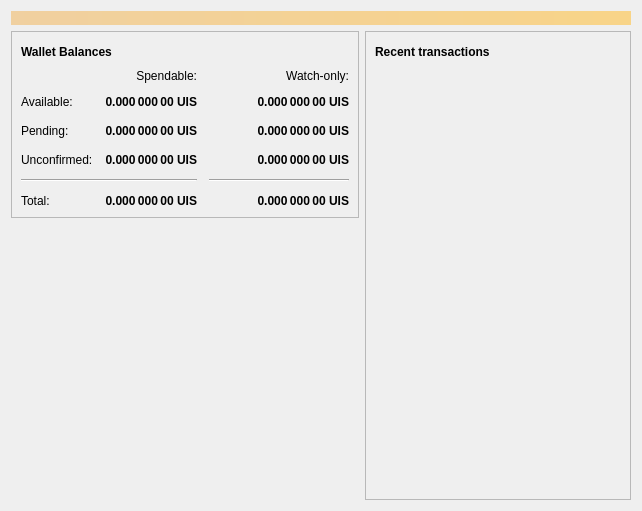
<?xml version="1.0" encoding="UTF-8"?>
<ui version="4.0">
 <class>OverviewPage</class>
 <widget class="QWidget" name="OverviewPage">
  <property name="geometry">
   <rect>
    <x>0</x>
    <y>0</y>
    <width>642</width>
    <height>511</height>
   </rect>
  </property>
  <property name="windowTitle">
   <string>Form</string>
  </property>
  <property name="autoFillBackground">
   <bool>false</bool>
  </property>
  <property name="styleSheet">
   <string notr="true"/>
  </property>
  <layout class="QVBoxLayout" name="topLayout">
   <item>
    <widget class="QLabel" name="labelAlerts">
     <property name="visible">
      <bool>false</bool>
     </property>
     <property name="styleSheet">
      <string notr="true">QLabel { background-color: qlineargradient(x1: 0, y1: 0, x2: 1, y2: 0, stop:0 #F0D0A0, stop:1 #F8D488); color:#000000; }</string>
     </property>
     <property name="wordWrap">
      <bool>true</bool>
     </property>
     <property name="margin">
      <number>3</number>
     </property>
     <property name="textInteractionFlags">
      <set>Qt::TextSelectableByMouse</set>
     </property>
    </widget>
   </item>
   <item>
    <layout class="QHBoxLayout" name="horizontalLayout" stretch="1,1">
     <item>
      <layout class="QVBoxLayout" name="verticalLayout_2">
       <item>
        <widget class="QFrame" name="walletBalanceFrame">
         <property name="frameShape">
          <enum>QFrame::StyledPanel</enum>
         </property>
         <property name="frameShadow">
          <enum>QFrame::Sunken</enum>
         </property>
         <property name="lineWidth">
          <number>2</number>
         </property>
         <property name="midLineWidth">
          <number>1</number>
         </property>
         <layout class="QVBoxLayout" name="verticalLayout_4">
          <item>
           <layout class="QHBoxLayout" name="horizontalLayout_4">
            <item>
             <widget class="QLabel" name="label_5">
              <property name="font">
               <font>
                <weight>75</weight>
                <bold>true</bold>
               </font>
              </property>
              <property name="text">
               <string>Wallet Balances</string>
              </property>
             </widget>
            </item>
            <item>
             <widget class="QPushButton" name="labelWalletStatus">
              <property name="enabled">
               <bool>true</bool>
              </property>
              <property name="maximumSize">
               <size>
                <width>30</width>
                <height>16777215</height>
               </size>
              </property>
              <property name="toolTip">
               <string>The displayed information may be out of date. Your wallet automatically synchronizes with the Unitus network after a connection is established, but this process has not completed yet.</string>
              </property>
              <property name="text">
               <string/>
              </property>
              <property name="icon">
               <iconset resource="../bitcoin.qrc">
                <normaloff>:/icons/warning</normaloff>
                <disabledoff>:/icons/warning</disabledoff>:/icons/warning</iconset>
              </property>
              <property name="iconSize">
               <size>
                <width>24</width>
                <height>24</height>
               </size>
              </property>
              <property name="flat">
               <bool>true</bool>
              </property>
             </widget>
            </item>
            <item>
             <spacer name="horizontalSpacer_3">
              <property name="orientation">
               <enum>Qt::Horizontal</enum>
              </property>
              <property name="sizeHint" stdset="0">
               <size>
                <width>40</width>
                <height>20</height>
               </size>
              </property>
             </spacer>
            </item>
           </layout>
          </item>
          <item>
           <layout class="QGridLayout" name="gridLayout">
            <property name="spacing">
             <number>12</number>
            </property>
            <item row="2" column="2">
             <widget class="QLabel" name="labelWatchPending">
              <property name="font">
               <font>
                <weight>75</weight>
                <bold>true</bold>
               </font>
              </property>
              <property name="cursor">
               <cursorShape>IBeamCursor</cursorShape>
              </property>
              <property name="toolTip">
               <string>Unconfirmed transactions to watch-only addresses</string>
              </property>
              <property name="text">
               <string notr="true">0.000 000 00 UIS</string>
              </property>
              <property name="alignment">
               <set>Qt::AlignRight|Qt::AlignTrailing|Qt::AlignVCenter</set>
              </property>
              <property name="textInteractionFlags">
               <set>Qt::LinksAccessibleByMouse|Qt::TextSelectableByKeyboard|Qt::TextSelectableByMouse</set>
              </property>
             </widget>
            </item>
            <item row="2" column="1">
             <widget class="QLabel" name="labelUnconfirmed">
              <property name="font">
               <font>
                <weight>75</weight>
                <bold>true</bold>
               </font>
              </property>
              <property name="cursor">
               <cursorShape>IBeamCursor</cursorShape>
              </property>
              <property name="toolTip">
               <string>Total of transactions that have yet to be confirmed, and do not yet count toward the spendable balance</string>
              </property>
              <property name="text">
               <string notr="true">0.000 000 00 UIS</string>
              </property>
              <property name="alignment">
               <set>Qt::AlignRight|Qt::AlignTrailing|Qt::AlignVCenter</set>
              </property>
              <property name="textInteractionFlags">
               <set>Qt::LinksAccessibleByMouse|Qt::TextSelectableByKeyboard|Qt::TextSelectableByMouse</set>
              </property>
             </widget>
            </item>
            <item row="3" column="2">
             <widget class="QLabel" name="labelWatchImmature">
              <property name="font">
               <font>
                <weight>75</weight>
                <bold>true</bold>
               </font>
              </property>
              <property name="cursor">
               <cursorShape>IBeamCursor</cursorShape>
              </property>
              <property name="toolTip">
               <string>Mined balance in watch-only addresses that has not yet matured</string>
              </property>
              <property name="text">
               <string notr="true">0.000 000 00 UIS</string>
              </property>
              <property name="alignment">
               <set>Qt::AlignRight|Qt::AlignTrailing|Qt::AlignVCenter</set>
              </property>
              <property name="textInteractionFlags">
               <set>Qt::LinksAccessibleByMouse|Qt::TextSelectableByKeyboard|Qt::TextSelectableByMouse</set>
              </property>
             </widget>
            </item>
            <item row="4" column="0" colspan="2">
             <widget class="Line" name="line">
              <property name="orientation">
               <enum>Qt::Horizontal</enum>
              </property>
             </widget>
            </item>
            <item row="4" column="2">
             <widget class="Line" name="lineWatchBalance">
              <property name="sizePolicy">
               <sizepolicy hsizetype="Preferred" vsizetype="Fixed">
                <horstretch>0</horstretch>
                <verstretch>0</verstretch>
               </sizepolicy>
              </property>
              <property name="minimumSize">
               <size>
                <width>140</width>
                <height>0</height>
               </size>
              </property>
              <property name="orientation">
               <enum>Qt::Horizontal</enum>
              </property>
             </widget>
            </item>
            <item row="3" column="1">
             <widget class="QLabel" name="labelImmature">
              <property name="font">
               <font>
                <weight>75</weight>
                <bold>true</bold>
               </font>
              </property>
              <property name="cursor">
               <cursorShape>IBeamCursor</cursorShape>
              </property>
              <property name="toolTip">
               <string>Mined balance that has not yet matured</string>
              </property>
              <property name="text">
               <string notr="true">0.000 000 00 UIS</string>
              </property>
              <property name="alignment">
               <set>Qt::AlignRight|Qt::AlignTrailing|Qt::AlignVCenter</set>
              </property>
              <property name="textInteractionFlags">
               <set>Qt::LinksAccessibleByMouse|Qt::TextSelectableByKeyboard|Qt::TextSelectableByMouse</set>
              </property>
             </widget>
            </item>
            <item row="2" column="3">
             <spacer name="horizontalSpacer_2">
              <property name="orientation">
               <enum>Qt::Horizontal</enum>
              </property>
              <property name="sizeHint" stdset="0">
               <size>
                <width>40</width>
                <height>20</height>
               </size>
              </property>
             </spacer>
            </item>
            <item row="3" column="0">
             <widget class="QLabel" name="labelImmatureText">
              <property name="text">
               <string>Unconfirmed:</string>
              </property>
             </widget>
            </item>
            <item row="5" column="1">
             <widget class="QLabel" name="labelTotal">
              <property name="font">
               <font>
                <weight>75</weight>
                <bold>true</bold>
               </font>
              </property>
              <property name="cursor">
               <cursorShape>IBeamCursor</cursorShape>
              </property>
              <property name="toolTip">
               <string>Your current total balance</string>
              </property>
              <property name="text">
               <string notr="true">0.000 000 00 UIS</string>
              </property>
              <property name="alignment">
               <set>Qt::AlignRight|Qt::AlignTrailing|Qt::AlignVCenter</set>
              </property>
              <property name="textInteractionFlags">
               <set>Qt::LinksAccessibleByMouse|Qt::TextSelectableByKeyboard|Qt::TextSelectableByMouse</set>
              </property>
             </widget>
            </item>
            <item row="5" column="2">
             <widget class="QLabel" name="labelWatchTotal">
              <property name="font">
               <font>
                <weight>75</weight>
                <bold>true</bold>
               </font>
              </property>
              <property name="cursor">
               <cursorShape>IBeamCursor</cursorShape>
              </property>
              <property name="toolTip">
               <string>Current total balance in watch-only addresses</string>
              </property>
              <property name="text">
               <string notr="true">0.000 000 00 UIS</string>
              </property>
              <property name="alignment">
               <set>Qt::AlignRight|Qt::AlignTrailing|Qt::AlignVCenter</set>
              </property>
              <property name="textInteractionFlags">
               <set>Qt::LinksAccessibleByMouse|Qt::TextSelectableByKeyboard|Qt::TextSelectableByMouse</set>
              </property>
             </widget>
            </item>
            <item row="0" column="2">
             <widget class="QLabel" name="labelWatchonly">
              <property name="text">
               <string>Watch-only:</string>
              </property>
              <property name="alignment">
               <set>Qt::AlignRight|Qt::AlignTrailing|Qt::AlignVCenter</set>
              </property>
             </widget>
            </item>
            <item row="1" column="0">
             <widget class="QLabel" name="labelBalanceText">
              <property name="text">
               <string>Available:</string>
              </property>
             </widget>
            </item>
            <item row="1" column="1">
             <widget class="QLabel" name="labelBalance">
              <property name="font">
               <font>
                <weight>75</weight>
                <bold>true</bold>
               </font>
              </property>
              <property name="cursor">
               <cursorShape>IBeamCursor</cursorShape>
              </property>
              <property name="toolTip">
               <string>Your current spendable balance</string>
              </property>
              <property name="text">
               <string notr="true">0.000 000 00 UIS</string>
              </property>
              <property name="alignment">
               <set>Qt::AlignRight|Qt::AlignTrailing|Qt::AlignVCenter</set>
              </property>
              <property name="textInteractionFlags">
               <set>Qt::LinksAccessibleByMouse|Qt::TextSelectableByKeyboard|Qt::TextSelectableByMouse</set>
              </property>
             </widget>
            </item>
            <item row="1" column="2">
             <widget class="QLabel" name="labelWatchAvailable">
              <property name="font">
               <font>
                <weight>75</weight>
                <bold>true</bold>
               </font>
              </property>
              <property name="cursor">
               <cursorShape>IBeamCursor</cursorShape>
              </property>
              <property name="toolTip">
               <string>Your current balance in watch-only addresses</string>
              </property>
              <property name="text">
               <string notr="true">0.000 000 00 UIS</string>
              </property>
              <property name="alignment">
               <set>Qt::AlignRight|Qt::AlignTrailing|Qt::AlignVCenter</set>
              </property>
              <property name="textInteractionFlags">
               <set>Qt::LinksAccessibleByMouse|Qt::TextSelectableByKeyboard|Qt::TextSelectableByMouse</set>
              </property>
             </widget>
            </item>
            <item row="2" column="0">
             <widget class="QLabel" name="labelPendingText">
              <property name="text">
               <string>Pending:</string>
              </property>
             </widget>
            </item>
            <item row="0" column="1">
             <widget class="QLabel" name="labelSpendable">
              <property name="text">
               <string>Spendable:</string>
              </property>
              <property name="alignment">
               <set>Qt::AlignRight|Qt::AlignTrailing|Qt::AlignVCenter</set>
              </property>
             </widget>
            </item>
            <item row="5" column="0">
             <widget class="QLabel" name="labelTotalText">
              <property name="text">
               <string>&lt;html&gt;&lt;head/&gt;&lt;body&gt;&lt;p&gt;Total:&lt;/p&gt;&lt;/body&gt;&lt;/html&gt;</string>
              </property>
             </widget>
            </item>
           </layout>
          </item>
         </layout>
        </widget>
       </item>
       <item>
        <spacer name="verticalSpacer_3">
         <property name="orientation">
          <enum>Qt::Vertical</enum>
         </property>
         <property name="sizeHint" stdset="0">
          <size>
           <width>20</width>
           <height>40</height>
          </size>
         </property>
        </spacer>
       </item>
      </layout>
     </item>
     <item>
      <layout class="QVBoxLayout" name="verticalLayout_3">
       <item>
        <widget class="QFrame" name="recentTransactionsFrame">
         <property name="sizePolicy">
          <sizepolicy hsizetype="Preferred" vsizetype="Expanding">
           <horstretch>0</horstretch>
           <verstretch>0</verstretch>
          </sizepolicy>
         </property>
         <property name="frameShape">
          <enum>QFrame::StyledPanel</enum>
         </property>
         <property name="frameShadow">
          <enum>QFrame::Raised</enum>
         </property>
         <layout class="QVBoxLayout" name="verticalLayout">
          <item>
           <layout class="QHBoxLayout" name="horizontalLayout_2">
            <item>
             <widget class="QLabel" name="label_4">
              <property name="font">
               <font>
                <weight>75</weight>
                <bold>true</bold>
               </font>
              </property>
              <property name="text">
               <string>Recent transactions</string>
              </property>
             </widget>
            </item>
            <item>
             <widget class="QPushButton" name="labelTransactionsStatus">
              <property name="enabled">
               <bool>true</bool>
              </property>
              <property name="maximumSize">
               <size>
                <width>30</width>
                <height>16777215</height>
               </size>
              </property>
              <property name="toolTip">
               <string>The displayed information may be out of date. Your wallet automatically synchronizes with the Unitus network after a connection is established, but this process has not completed yet.</string>
              </property>
              <property name="text">
               <string/>
              </property>
              <property name="icon">
               <iconset resource="../bitcoin.qrc">
                <normaloff>:/icons/warning</normaloff>
                <disabledoff>:/icons/warning</disabledoff>:/icons/warning</iconset>
              </property>
              <property name="iconSize">
               <size>
                <width>24</width>
                <height>24</height>
               </size>
              </property>
              <property name="flat">
               <bool>true</bool>
              </property>
             </widget>
            </item>
            <item>
             <spacer name="horizontalSpacer">
              <property name="orientation">
               <enum>Qt::Horizontal</enum>
              </property>
              <property name="sizeHint" stdset="0">
               <size>
                <width>40</width>
                <height>20</height>
               </size>
              </property>
             </spacer>
            </item>
           </layout>
          </item>
          <item>
           <widget class="QListView" name="listTransactions">
            <property name="styleSheet">
             <string notr="true">QListView { background: transparent;}</string>
            </property>
            <property name="frameShape">
             <enum>QFrame::NoFrame</enum>
            </property>
            <property name="verticalScrollBarPolicy">
             <enum>Qt::ScrollBarAlwaysOff</enum>
            </property>
            <property name="horizontalScrollBarPolicy">
             <enum>Qt::ScrollBarAlwaysOff</enum>
            </property>
            <property name="selectionMode">
             <enum>QAbstractItemView::NoSelection</enum>
            </property>
           </widget>
          </item>
         </layout>
        </widget>
       </item>
      </layout>
     </item>
    </layout>
   </item>
  </layout>
 </widget>
 <resources>
  <include location="../bitcoin.qrc"/>
 </resources>
 <connections/>
</ui>
